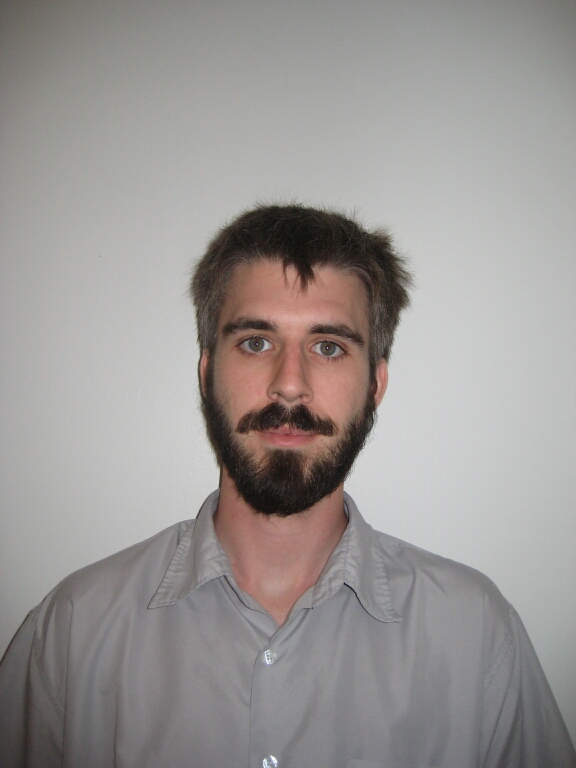
#> input picture Lab3/Exercise3/classpics/train/A1.jpg, 576 x 768 px; its folder holds 4 pictures in this run
$ python exercise3.py
#> lines starting #> are read from the running program, lines starting #| are printed output that depends on the picture
import os
from matplotlib import pyplot as plt
import numpy as np
from sklearn.linear_model import Perceptron
from mpl_toolkits.mplot3d import Axes3D
from skimage import io
from skimage.transform import rescale

trainSet = './classpics/train/'
testSet = './classpics/test/'
train = os.listdir(trainSet)
test = os.listdir(testSet)
trainListOld = []
testListOld = []
trainListNew = []
testListNew = []

for train_file in train:
    image_old = io.imread(trainSet+train_file)
#> image_old is the input picture: shape (768, 576, 3); mean R, G, B 153.9, 149.8, 147.8
    trainListOld.append(image_old)
	#convert to Gray while reading the image
    grayImage = io.imread(trainSet+train_file, as_gray=True)
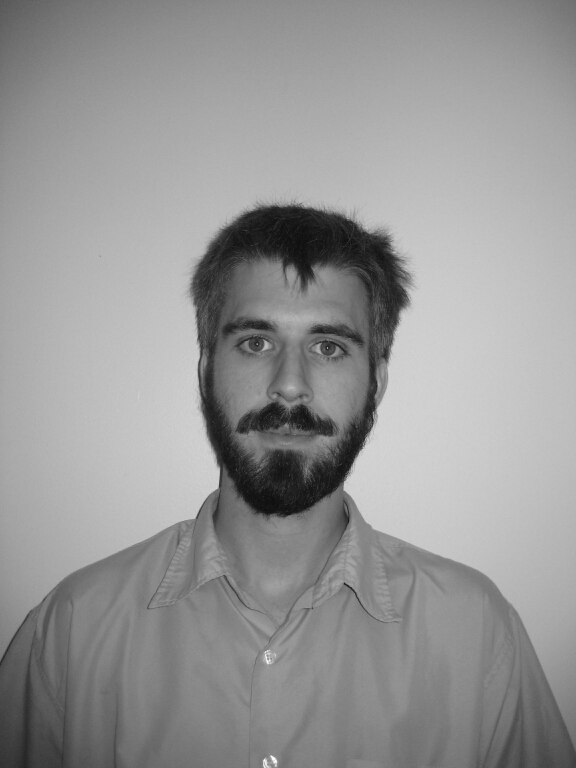
#> grayImage: shape (768, 576) float64; min 0.0543, max 0.998, mean 0.59
    grayImage = rescale(grayImage, scale=(0.5, 0.5))
#> grayImage: shape (384, 288) float64
    trainListNew.append(grayImage)
#> pass 2 of the loop `for train_file in train:`:
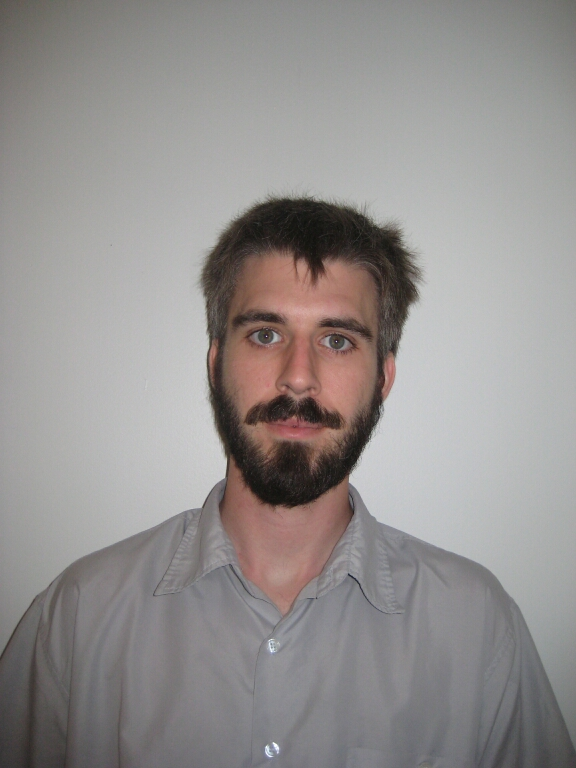
#> input picture Lab3/Exercise3/classpics/train/A2.jpg, 576 x 768 px
#> image_old is the input picture: shape (768, 576, 3); mean R, G, B 147.8, 144, 142.8
#> `grayImage = io.imread(trainSet+train_file, as_gray=True)`:
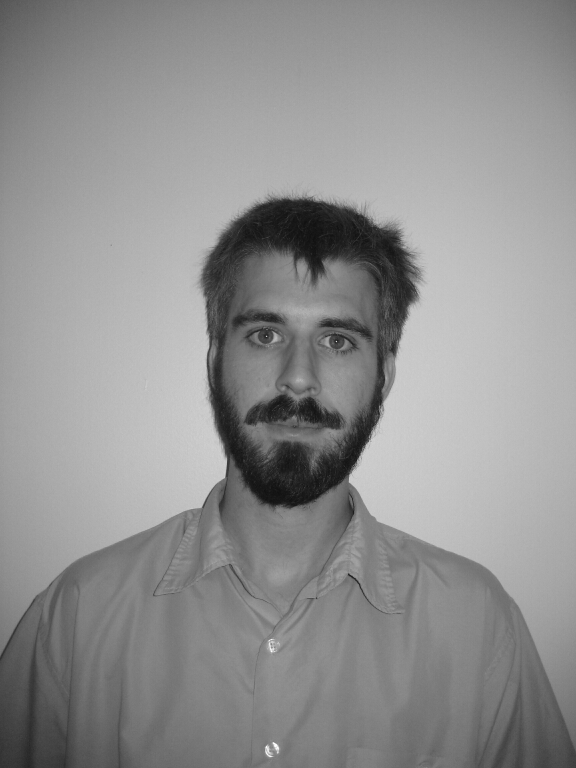
#> grayImage: shape (768, 576) float64; min 0.0661, max 0.999, mean 0.568
#> pass 3 of the loop `for train_file in train:`:
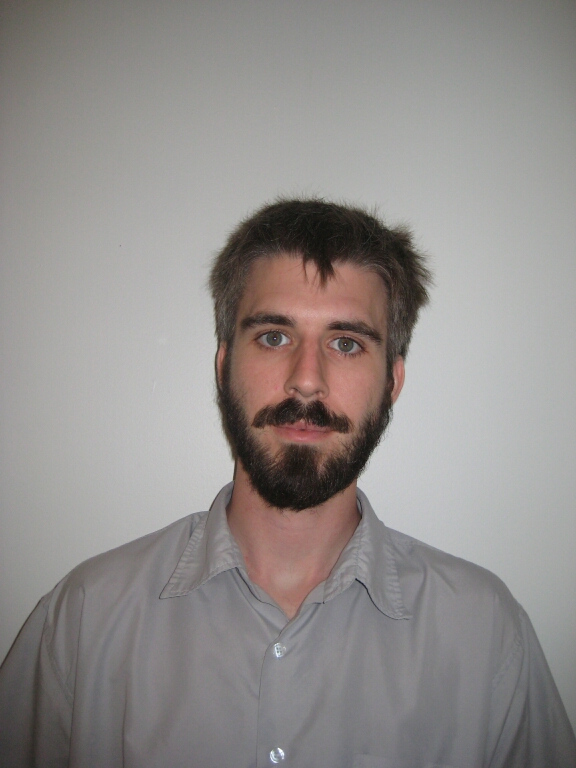
#> input picture Lab3/Exercise3/classpics/train/A3.jpg, 576 x 768 px
#> image_old is the input picture: shape (768, 576, 3); mean R, G, B 145.4, 141, 139.1
#> `grayImage = io.imread(trainSet+train_file, as_gray=True)`:
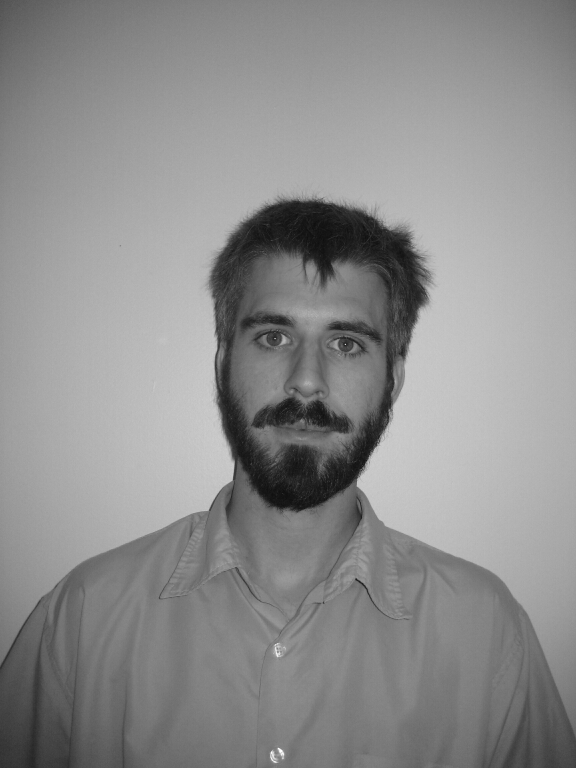
#> grayImage: shape (768, 576) float64; min 0.0585, max 0.998, mean 0.556
#> the loop made 4 passes; the first 3 are shown

for test_file in test:
    image_old = io.imread(testSet+test_file)
    testListOld.append(image_old)
	#convert to Gray while reading the image
    grayImage = io.imread(testSet+test_file, as_gray=True)
    grayImage = rescale(grayImage, scale=(0.5, 0.5))
    testListNew.append(grayImage)

trainingImages = np.array(trainListNew)
testingImages = np.array(testListNew)

# There are two types of classes. Student has a beard and Student has not a beard
# student has not a beard = 0
# student has a beard = 1
trainingImageLabels = np.array([1,1,1,0,0,0,0,0,0,0,0,0,0,0,0,0,0,0,0,0,0])
subset_name = ["Student has not a beard","Student has a beard"]

n = 0
for i in trainListOld:
#> (the run stopped early here; a loop or call above may not have finished)
